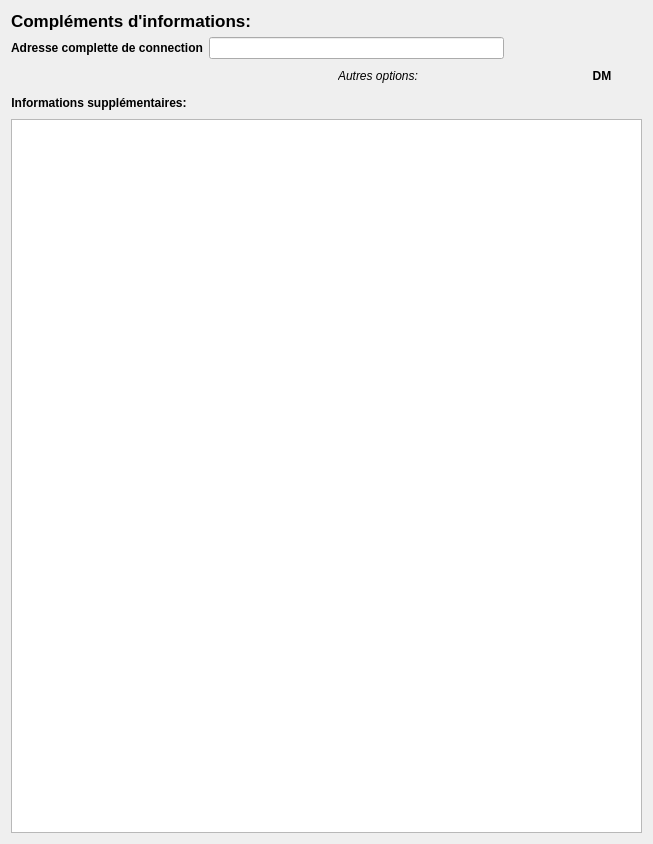
<?xml version="1.0" encoding="UTF-8"?>
<ui version="4.0">
 <class>complement_recherche</class>
 <widget class="QWidget" name="complement_recherche">
  <property name="geometry">
   <rect>
    <x>0</x>
    <y>0</y>
    <width>653</width>
    <height>844</height>
   </rect>
  </property>
  <property name="windowTitle">
   <string>Form</string>
  </property>
  <property name="styleSheet">
   <string notr="true"/>
  </property>
  <layout class="QVBoxLayout" name="verticalLayout">
   <item>
    <widget class="QLabel" name="label">
     <property name="font">
      <font>
       <pointsize>13</pointsize>
       <weight>75</weight>
       <bold>true</bold>
      </font>
     </property>
     <property name="text">
      <string>Compléments d'informations:</string>
     </property>
    </widget>
   </item>
   <item>
    <layout class="QHBoxLayout" name="horizontalLayout_3">
     <item>
      <widget class="QLabel" name="label_2">
       <property name="font">
        <font>
         <weight>75</weight>
         <bold>true</bold>
        </font>
       </property>
       <property name="text">
        <string>Adresse complette de connection</string>
       </property>
       <property name="alignment">
        <set>Qt::AlignCenter</set>
       </property>
      </widget>
     </item>
     <item>
      <widget class="QLineEdit" name="edit_adresse_complette"/>
     </item>
     <item>
      <widget class="QPushButton" name="bouton_firefox">
       <property name="text">
        <string/>
       </property>
       <property name="icon">
        <iconset>
         <normaloff>Images/firefox.jpg</normaloff>Images/firefox.jpg</iconset>
       </property>
       <property name="flat">
        <bool>true</bool>
       </property>
      </widget>
     </item>
     <item>
      <widget class="QPushButton" name="bouton_chrome">
       <property name="text">
        <string/>
       </property>
       <property name="icon">
        <iconset>
         <normaloff>Images/chrome.png</normaloff>Images/chrome.png</iconset>
       </property>
       <property name="flat">
        <bool>true</bool>
       </property>
      </widget>
     </item>
     <item>
      <widget class="QPushButton" name="bouton_internet_explorer">
       <property name="text">
        <string/>
       </property>
       <property name="icon">
        <iconset>
         <normaloff>Images/internet_explorer.png</normaloff>Images/internet_explorer.png</iconset>
       </property>
       <property name="flat">
        <bool>true</bool>
       </property>
      </widget>
     </item>
    </layout>
   </item>
   <item>
    <layout class="QHBoxLayout" name="horizontalLayout_2">
     <item>
      <spacer name="horizontalSpacer_2">
       <property name="orientation">
        <enum>Qt::Horizontal</enum>
       </property>
       <property name="sizeHint" stdset="0">
        <size>
         <width>40</width>
         <height>20</height>
        </size>
       </property>
      </spacer>
     </item>
     <item>
      <widget class="QLabel" name="label_4">
       <property name="font">
        <font>
         <italic>true</italic>
        </font>
       </property>
       <property name="text">
        <string>Autres options:</string>
       </property>
      </widget>
     </item>
     <item>
      <widget class="QPushButton" name="bouton_ssh">
       <property name="text">
        <string/>
       </property>
       <property name="icon">
        <iconset>
         <normaloff>Images/ssh.ico</normaloff>Images/ssh.ico</iconset>
       </property>
       <property name="flat">
        <bool>true</bool>
       </property>
      </widget>
     </item>
     <item>
      <widget class="QPushButton" name="bouton_telnet">
       <property name="text">
        <string/>
       </property>
       <property name="icon">
        <iconset>
         <normaloff>Images/telnet.jpeg</normaloff>Images/telnet.jpeg</iconset>
       </property>
       <property name="flat">
        <bool>true</bool>
       </property>
      </widget>
     </item>
     <item>
      <widget class="QPushButton" name="bouton_putty">
       <property name="text">
        <string/>
       </property>
       <property name="icon">
        <iconset>
         <normaloff>Images/putty.png</normaloff>Images/putty.png</iconset>
       </property>
       <property name="flat">
        <bool>true</bool>
       </property>
      </widget>
     </item>
     <item>
      <widget class="QPushButton" name="bouton_DM">
       <property name="font">
        <font>
         <weight>75</weight>
         <bold>true</bold>
        </font>
       </property>
       <property name="text">
        <string>DM</string>
       </property>
       <property name="flat">
        <bool>true</bool>
       </property>
      </widget>
     </item>
    </layout>
   </item>
   <item>
    <layout class="QHBoxLayout" name="horizontalLayout">
     <item>
      <widget class="QLabel" name="label_3">
       <property name="font">
        <font>
         <weight>75</weight>
         <bold>true</bold>
        </font>
       </property>
       <property name="text">
        <string>Informations supplémentaires:</string>
       </property>
       <property name="alignment">
        <set>Qt::AlignCenter</set>
       </property>
      </widget>
     </item>
     <item>
      <spacer name="horizontalSpacer_3">
       <property name="orientation">
        <enum>Qt::Horizontal</enum>
       </property>
       <property name="sizeHint" stdset="0">
        <size>
         <width>40</width>
         <height>20</height>
        </size>
       </property>
      </spacer>
     </item>
    </layout>
   </item>
   <item>
    <widget class="QPlainTextEdit" name="complement"/>
   </item>
  </layout>
 </widget>
 <resources/>
 <connections/>
</ui>
